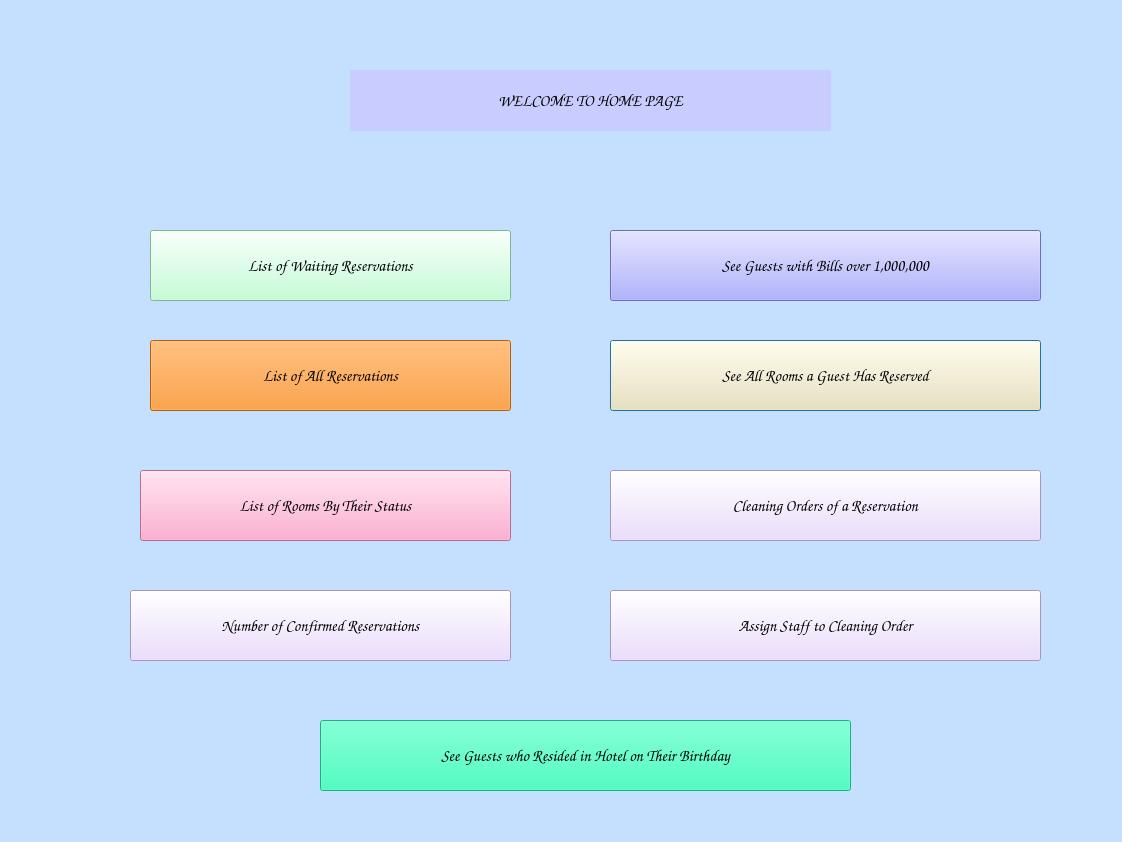
<?xml version="1.0" encoding="UTF-8"?>
<ui version="4.0">
 <class>Recep_WelcomePage</class>
 <widget class="QDialog" name="Recep_WelcomePage">
  <property name="geometry">
   <rect>
    <x>0</x>
    <y>0</y>
    <width>1122</width>
    <height>842</height>
   </rect>
  </property>
  <property name="cursor">
   <cursorShape>ClosedHandCursor</cursorShape>
  </property>
  <property name="windowTitle">
   <string>Receptionist Welcome Page</string>
  </property>
  <property name="styleSheet">
   <string notr="true">background-color: rgb(197, 223, 255);</string>
  </property>
  <widget class="QPushButton" name="WelcomePage_Guest_Room_Reserved_PB">
   <property name="geometry">
    <rect>
     <x>610</x>
     <y>340</y>
     <width>431</width>
     <height>71</height>
    </rect>
   </property>
   <property name="font">
    <font>
     <family>Comic Sans MS</family>
     <pointsize>12</pointsize>
     <weight>75</weight>
     <bold>true</bold>
    </font>
   </property>
   <property name="cursor">
    <cursorShape>PointingHandCursor</cursorShape>
   </property>
   <property name="styleSheet">
    <string notr="true">background-color: rgb(255, 232, 174);</string>
   </property>
   <property name="text">
    <string>See All Rooms a Guest Has Reserved</string>
   </property>
  </widget>
  <widget class="QPushButton" name="WelcomePage_Guest_Birthday_PB">
   <property name="geometry">
    <rect>
     <x>320</x>
     <y>720</y>
     <width>531</width>
     <height>71</height>
    </rect>
   </property>
   <property name="font">
    <font>
     <family>Comic Sans MS</family>
     <pointsize>12</pointsize>
     <weight>75</weight>
     <bold>true</bold>
    </font>
   </property>
   <property name="cursor">
    <cursorShape>PointingHandCursor</cursorShape>
   </property>
   <property name="styleSheet">
    <string notr="true">background-color: rgb(24, 255, 178);</string>
   </property>
   <property name="text">
    <string>See Guests who Resided in Hotel on Their Birthday</string>
   </property>
  </widget>
  <widget class="QPushButton" name="WelcomePage_Waiting_Reservations_PB">
   <property name="geometry">
    <rect>
     <x>150</x>
     <y>230</y>
     <width>361</width>
     <height>71</height>
    </rect>
   </property>
   <property name="font">
    <font>
     <family>Comic Sans MS</family>
     <pointsize>12</pointsize>
     <weight>75</weight>
     <bold>true</bold>
    </font>
   </property>
   <property name="cursor">
    <cursorShape>PointingHandCursor</cursorShape>
   </property>
   <property name="styleSheet">
    <string notr="true">background-color: rgb(180, 255, 204);</string>
   </property>
   <property name="text">
    <string>List of Waiting Reservations</string>
   </property>
  </widget>
  <widget class="QPushButton" name="WelcomePage_list_of_all_reservations_PB">
   <property name="geometry">
    <rect>
     <x>150</x>
     <y>340</y>
     <width>361</width>
     <height>71</height>
    </rect>
   </property>
   <property name="font">
    <font>
     <family>Comic Sans MS</family>
     <pointsize>12</pointsize>
     <weight>75</weight>
     <bold>true</bold>
    </font>
   </property>
   <property name="cursor">
    <cursorShape>PointingHandCursor</cursorShape>
   </property>
   <property name="styleSheet">
    <string notr="true">background-color: rgb(255, 134, 12);</string>
   </property>
   <property name="text">
    <string>List of All Reservations</string>
   </property>
  </widget>
  <widget class="QPushButton" name="WelcomePage_List_room_status_PB">
   <property name="geometry">
    <rect>
     <x>140</x>
     <y>470</y>
     <width>371</width>
     <height>71</height>
    </rect>
   </property>
   <property name="font">
    <font>
     <family>Comic Sans MS</family>
     <pointsize>12</pointsize>
     <weight>75</weight>
     <bold>true</bold>
    </font>
   </property>
   <property name="cursor">
    <cursorShape>PointingHandCursor</cursorShape>
   </property>
   <property name="styleSheet">
    <string notr="true">background-color: rgb(255, 151, 196);</string>
   </property>
   <property name="text">
    <string>List of Rooms By Their Status</string>
   </property>
  </widget>
  <widget class="QPushButton" name="WelcomePage_Guest_Bill_PB">
   <property name="geometry">
    <rect>
     <x>610</x>
     <y>230</y>
     <width>431</width>
     <height>71</height>
    </rect>
   </property>
   <property name="font">
    <font>
     <family>Comic Sans MS</family>
     <pointsize>12</pointsize>
     <weight>75</weight>
     <bold>true</bold>
    </font>
   </property>
   <property name="cursor">
    <cursorShape>PointingHandCursor</cursorShape>
   </property>
   <property name="styleSheet">
    <string notr="true">background-color: rgb(152, 154, 255);</string>
   </property>
   <property name="text">
    <string>See Guests with Bills over 1,000,000</string>
   </property>
  </widget>
  <widget class="QLabel" name="WelcomePage_header_L">
   <property name="geometry">
    <rect>
     <x>350</x>
     <y>70</y>
     <width>481</width>
     <height>61</height>
    </rect>
   </property>
   <property name="font">
    <font>
     <family>Comic Sans MS</family>
     <pointsize>12</pointsize>
     <weight>75</weight>
     <bold>true</bold>
    </font>
   </property>
   <property name="cursor">
    <cursorShape>ClosedHandCursor</cursorShape>
   </property>
   <property name="styleSheet">
    <string notr="true">background-color: rgb(201, 204, 255);</string>
   </property>
   <property name="text">
    <string>WELCOME TO HOME PAGE</string>
   </property>
   <property name="alignment">
    <set>Qt::AlignCenter</set>
   </property>
  </widget>
  <widget class="QPushButton" name="WelcomePage_Cleaning_order_reservation_PB">
   <property name="geometry">
    <rect>
     <x>610</x>
     <y>470</y>
     <width>431</width>
     <height>71</height>
    </rect>
   </property>
   <property name="font">
    <font>
     <family>Comic Sans MS</family>
     <pointsize>12</pointsize>
     <weight>75</weight>
     <bold>true</bold>
    </font>
   </property>
   <property name="cursor">
    <cursorShape>PointingHandCursor</cursorShape>
   </property>
   <property name="styleSheet">
    <string notr="true">background-color: rgb(232, 212, 255);</string>
   </property>
   <property name="text">
    <string>Cleaning Orders of a Reservation</string>
   </property>
  </widget>
  <widget class="QPushButton" name="WelcomePage_Number_Confirmed_Reservation_PB">
   <property name="geometry">
    <rect>
     <x>130</x>
     <y>590</y>
     <width>381</width>
     <height>71</height>
    </rect>
   </property>
   <property name="font">
    <font>
     <family>Comic Sans MS</family>
     <pointsize>12</pointsize>
     <weight>75</weight>
     <bold>true</bold>
    </font>
   </property>
   <property name="cursor">
    <cursorShape>PointingHandCursor</cursorShape>
   </property>
   <property name="styleSheet">
    <string notr="true">background-color: rgb(232, 212, 255);</string>
   </property>
   <property name="text">
    <string>Number of Confirmed Reservations</string>
   </property>
  </widget>
  <widget class="QPushButton" name="WelcomePage_Assign_Staff_PB">
   <property name="geometry">
    <rect>
     <x>610</x>
     <y>590</y>
     <width>431</width>
     <height>71</height>
    </rect>
   </property>
   <property name="font">
    <font>
     <family>Comic Sans MS</family>
     <pointsize>12</pointsize>
     <weight>75</weight>
     <bold>true</bold>
    </font>
   </property>
   <property name="cursor">
    <cursorShape>PointingHandCursor</cursorShape>
   </property>
   <property name="styleSheet">
    <string notr="true">background-color: rgb(232, 212, 255);</string>
   </property>
   <property name="text">
    <string>Assign Staff to Cleaning Order</string>
   </property>
  </widget>
 </widget>
 <resources/>
 <connections/>
</ui>
